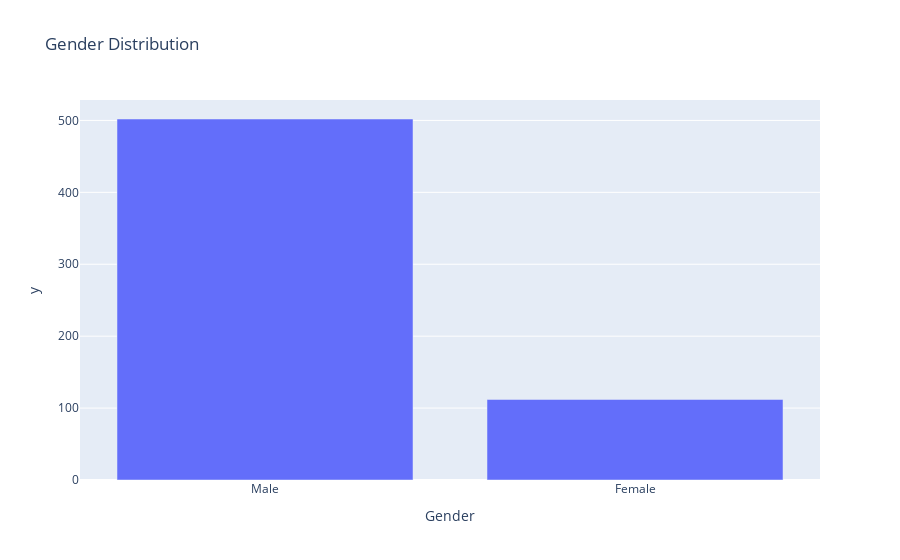

The code cell stored with this chart in its notebook:
### Markdown cell above
gender column:

### Code cell
gender_count = df['Gender'].value_counts()
fig_gender = px.bar(gender_count,
                    x=gender_count.index,
                    y=gender_count.values,
                    title='Gender Distribution')
fig_gender.show()

### Figure 1 — Plotly figure (JSON) as saved in the notebook; plotly's stock layout.template omitted (floating-point values rounded to 4 significant figures)
{"data": [{"hovertemplate": "Gender=%{x}<br>y=%{y}<extra></extra>", "legendgroup": "", "marker": {"color": "#636efa", "pattern": {"shape": ""}}, "name": "", "orientation": "v", "showlegend": false, "textposition": "auto", "type": "bar", "x": ["Male", "Female"], "xaxis": "x", "y": [502, 112], "yaxis": "y"}], "layout": {"barmode": "relative", "legend": {"tracegroupgap": 0}, "title": {"text": "Gender Distribution"}, "xaxis": {"anchor": "y", "domain": [0, 1], "title": {"text": "Gender"}}, "yaxis": {"anchor": "x", "domain": [0, 1], "title": {"text": "y"}}}}
